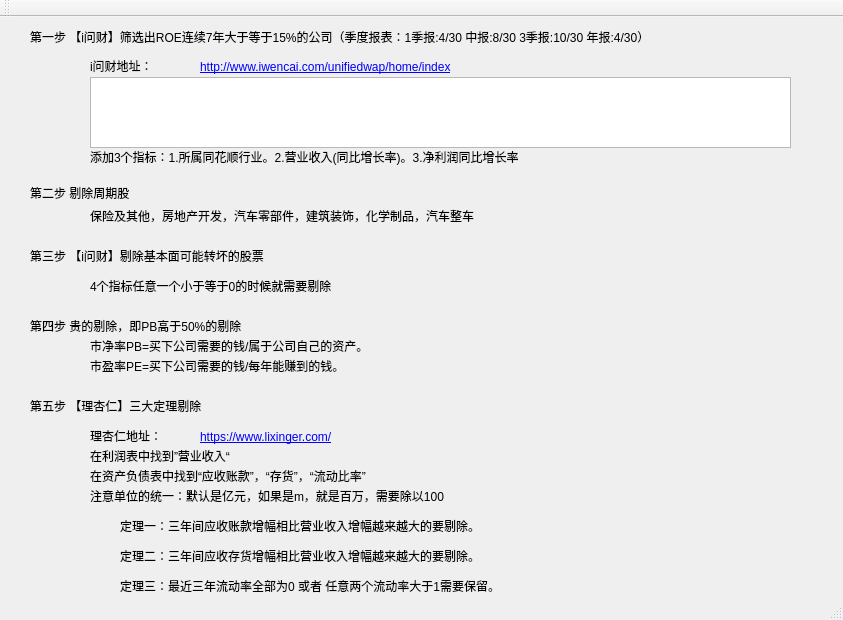
<?xml version="1.0" encoding="UTF-8"?>
<ui version="4.0">
 <class>MainWindow</class>
 <widget class="QMainWindow" name="MainWindow">
  <property name="geometry">
   <rect>
    <x>0</x>
    <y>0</y>
    <width>843</width>
    <height>620</height>
   </rect>
  </property>
  <property name="windowTitle">
   <string>筛选白马股助手</string>
  </property>
  <widget class="QWidget" name="centralWidget">
   <widget class="QLabel" name="label">
    <property name="geometry">
     <rect>
      <x>30</x>
      <y>10</y>
      <width>771</width>
      <height>20</height>
     </rect>
    </property>
    <property name="text">
     <string>第一步 【i问财】筛选出ROE连续7年大于等于15%的公司（季度报表：1季报:4/30 中报:8/30 3季报:10/30 年报:4/30）</string>
    </property>
   </widget>
   <widget class="QTextEdit" name="textEdit_ROE">
    <property name="geometry">
     <rect>
      <x>90</x>
      <y>60</y>
      <width>701</width>
      <height>71</height>
     </rect>
    </property>
    <property name="readOnly">
     <bool>true</bool>
    </property>
   </widget>
   <widget class="QLabel" name="label_2">
    <property name="geometry">
     <rect>
      <x>90</x>
      <y>40</y>
      <width>81</width>
      <height>17</height>
     </rect>
    </property>
    <property name="text">
     <string>i问财地址：</string>
    </property>
   </widget>
   <widget class="QLabel" name="label_3">
    <property name="geometry">
     <rect>
      <x>200</x>
      <y>40</y>
      <width>601</width>
      <height>20</height>
     </rect>
    </property>
    <property name="text">
     <string>&lt;a href=http://www.iwencai.com/unifiedwap/home/index&gt;http://www.iwencai.com/unifiedwap/home/index&lt;/a&gt;</string>
    </property>
    <property name="openExternalLinks">
     <bool>true</bool>
    </property>
   </widget>
   <widget class="QLabel" name="label_4">
    <property name="geometry">
     <rect>
      <x>90</x>
      <y>130</y>
      <width>700</width>
      <height>20</height>
     </rect>
    </property>
    <property name="text">
     <string>添加3个指标：1.所属同花顺行业。2.营业收入(同比增长率)。3.净利润同比增长率</string>
    </property>
   </widget>
   <widget class="QLabel" name="label_5">
    <property name="geometry">
     <rect>
      <x>30</x>
      <y>160</y>
      <width>781</width>
      <height>31</height>
     </rect>
    </property>
    <property name="text">
     <string>第二步 剔除周期股</string>
    </property>
    <property name="wordWrap">
     <bool>true</bool>
    </property>
   </widget>
   <widget class="QLabel" name="label_6">
    <property name="geometry">
     <rect>
      <x>90</x>
      <y>190</y>
      <width>700</width>
      <height>17</height>
     </rect>
    </property>
    <property name="text">
     <string>保险及其他，房地产开发，汽车零部件，建筑装饰，化学制品，汽车整车</string>
    </property>
   </widget>
   <widget class="QLabel" name="label_7">
    <property name="geometry">
     <rect>
      <x>30</x>
      <y>230</y>
      <width>760</width>
      <height>17</height>
     </rect>
    </property>
    <property name="text">
     <string>第三步 【i问财】剔除基本面可能转坏的股票</string>
    </property>
   </widget>
   <widget class="QLabel" name="label_8">
    <property name="geometry">
     <rect>
      <x>90</x>
      <y>260</y>
      <width>700</width>
      <height>17</height>
     </rect>
    </property>
    <property name="text">
     <string>4个指标任意一个小于等于0的时候就需要剔除</string>
    </property>
   </widget>
   <widget class="QLabel" name="label_9">
    <property name="geometry">
     <rect>
      <x>30</x>
      <y>380</y>
      <width>760</width>
      <height>17</height>
     </rect>
    </property>
    <property name="text">
     <string>第五步 【理杏仁】三大定理剔除</string>
    </property>
   </widget>
   <widget class="QLabel" name="label_10">
    <property name="geometry">
     <rect>
      <x>90</x>
      <y>410</y>
      <width>700</width>
      <height>17</height>
     </rect>
    </property>
    <property name="text">
     <string>理杏仁地址：</string>
    </property>
   </widget>
   <widget class="QLabel" name="label_11">
    <property name="geometry">
     <rect>
      <x>200</x>
      <y>410</y>
      <width>581</width>
      <height>20</height>
     </rect>
    </property>
    <property name="text">
     <string>&lt;a href=&quot;https://www.lixinger.com&quot;&gt;https://www.lixinger.com/&lt;/a&gt;</string>
    </property>
    <property name="openExternalLinks">
     <bool>true</bool>
    </property>
   </widget>
   <widget class="QLabel" name="label_12">
    <property name="geometry">
     <rect>
      <x>90</x>
      <y>430</y>
      <width>700</width>
      <height>17</height>
     </rect>
    </property>
    <property name="text">
     <string>在利润表中找到”营业收入“</string>
    </property>
   </widget>
   <widget class="QLabel" name="label_13">
    <property name="geometry">
     <rect>
      <x>90</x>
      <y>450</y>
      <width>700</width>
      <height>17</height>
     </rect>
    </property>
    <property name="text">
     <string>在资产负债表中找到“应收账款”，“存货”，“流动比率”</string>
    </property>
   </widget>
   <widget class="QLabel" name="label_14">
    <property name="geometry">
     <rect>
      <x>90</x>
      <y>470</y>
      <width>700</width>
      <height>17</height>
     </rect>
    </property>
    <property name="text">
     <string>注意单位的统一：默认是亿元，如果是m，就是百万，需要除以100</string>
    </property>
   </widget>
   <widget class="QLabel" name="label_15">
    <property name="geometry">
     <rect>
      <x>30</x>
      <y>300</y>
      <width>760</width>
      <height>17</height>
     </rect>
    </property>
    <property name="text">
     <string>第四步 贵的剔除，即PB高于50%的剔除</string>
    </property>
   </widget>
   <widget class="QLabel" name="label_16">
    <property name="geometry">
     <rect>
      <x>90</x>
      <y>320</y>
      <width>700</width>
      <height>17</height>
     </rect>
    </property>
    <property name="text">
     <string>市净率PB=买下公司需要的钱/属于公司自己的资产。</string>
    </property>
   </widget>
   <widget class="QLabel" name="label_17">
    <property name="geometry">
     <rect>
      <x>90</x>
      <y>340</y>
      <width>700</width>
      <height>17</height>
     </rect>
    </property>
    <property name="text">
     <string>市盈率PE=买下公司需要的钱/每年能赚到的钱。</string>
    </property>
   </widget>
   <widget class="QLabel" name="label_18">
    <property name="geometry">
     <rect>
      <x>120</x>
      <y>500</y>
      <width>670</width>
      <height>17</height>
     </rect>
    </property>
    <property name="text">
     <string>定理一：三年间应收账款增幅相比营业收入增幅越来越大的要剔除。</string>
    </property>
   </widget>
   <widget class="QLabel" name="label_19">
    <property name="geometry">
     <rect>
      <x>120</x>
      <y>530</y>
      <width>670</width>
      <height>17</height>
     </rect>
    </property>
    <property name="text">
     <string>定理二：三年间应收存货增幅相比营业收入增幅越来越大的要剔除。</string>
    </property>
   </widget>
   <widget class="QLabel" name="label_20">
    <property name="geometry">
     <rect>
      <x>120</x>
      <y>560</y>
      <width>670</width>
      <height>17</height>
     </rect>
    </property>
    <property name="text">
     <string>定理三：最近三年流动率全部为0 或者 任意两个流动率大于1需要保留。</string>
    </property>
   </widget>
  </widget>
  <widget class="QToolBar" name="mainToolBar">
   <attribute name="toolBarArea">
    <enum>TopToolBarArea</enum>
   </attribute>
   <attribute name="toolBarBreak">
    <bool>false</bool>
   </attribute>
  </widget>
  <widget class="QStatusBar" name="statusBar"/>
 </widget>
 <layoutdefault spacing="6" margin="11"/>
 <resources/>
 <connections/>
</ui>
